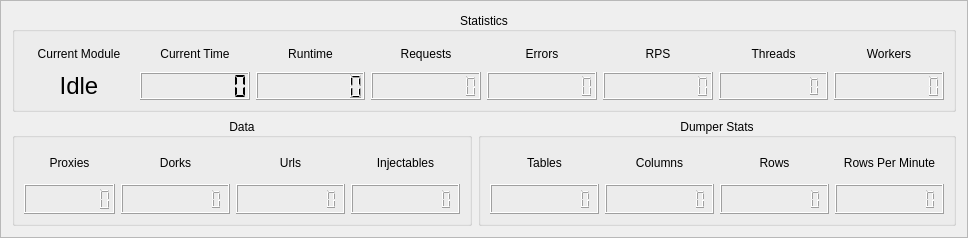
       <widget class="QFrame" name="frame_2">
        <property name="frameShape">
         <enum>QFrame::StyledPanel</enum>
        </property>
        <property name="frameShadow">
         <enum>QFrame::Raised</enum>
        </property>
        <layout class="QVBoxLayout" name="verticalLayout_13">
         <item>
          <widget class="QGroupBox" name="statisticsGroup">
           <property name="minimumSize">
            <size>
             <width>0</width>
             <height>100</height>
            </size>
           </property>
           <property name="title">
            <string>Statistics</string>
           </property>
           <property name="alignment">
            <set>Qt::AlignCenter</set>
           </property>
           <layout class="QGridLayout" name="gridLayout">
            <item row="0" column="0">
             <widget class="QLabel" name="label_9">
              <property name="text">
               <string>Current Module</string>
              </property>
              <property name="alignment">
               <set>Qt::AlignCenter</set>
              </property>
             </widget>
            </item>
            <item row="0" column="1">
             <widget class="QLabel" name="label_10">
              <property name="text">
               <string>Current Time</string>
              </property>
              <property name="alignment">
               <set>Qt::AlignCenter</set>
              </property>
             </widget>
            </item>
            <item row="0" column="2">
             <widget class="QLabel" name="label_8">
              <property name="text">
               <string>Runtime</string>
              </property>
              <property name="alignment">
               <set>Qt::AlignCenter</set>
              </property>
             </widget>
            </item>
            <item row="0" column="3">
             <widget class="QLabel" name="label_2">
              <property name="text">
               <string>Requests</string>
              </property>
              <property name="alignment">
               <set>Qt::AlignCenter</set>
              </property>
             </widget>
            </item>
            <item row="0" column="4">
             <widget class="QLabel" name="label_4">
              <property name="text">
               <string>Errors</string>
              </property>
              <property name="alignment">
               <set>Qt::AlignCenter</set>
              </property>
             </widget>
            </item>
            <item row="0" column="5">
             <widget class="QLabel" name="label_3">
              <property name="text">
               <string>RPS</string>
              </property>
              <property name="alignment">
               <set>Qt::AlignCenter</set>
              </property>
             </widget>
            </item>
            <item row="0" column="6">
             <widget class="QLabel" name="label_16">
              <property name="text">
               <string>Threads</string>
              </property>
              <property name="alignment">
               <set>Qt::AlignCenter</set>
              </property>
             </widget>
            </item>
            <item row="0" column="7">
             <widget class="QLabel" name="label_23">
              <property name="text">
               <string>Workers</string>
              </property>
              <property name="alignment">
               <set>Qt::AlignCenter</set>
              </property>
             </widget>
            </item>
            <item row="1" column="0">
             <widget class="QLabel" name="statsModule">
              <property name="font">
               <font>
                <pointsize>18</pointsize>
               </font>
              </property>
              <property name="text">
               <string>Idle</string>
              </property>
              <property name="alignment">
               <set>Qt::AlignCenter</set>
              </property>
             </widget>
            </item>
            <item row="1" column="1">
             <widget class="QLCDNumber" name="statsCurrentTimeLcd">
              <property name="digitCount">
               <number>8</number>
              </property>
              <property name="mode">
               <enum>QLCDNumber::Dec</enum>
              </property>
              <property name="segmentStyle">
               <enum>QLCDNumber::Flat</enum>
              </property>
              <property name="intValue" stdset="0">
               <number>0</number>
              </property>
             </widget>
            </item>
            <item row="1" column="2">
             <widget class="QLCDNumber" name="statsRuntimeLcd">
              <property name="digitCount">
               <number>8</number>
              </property>
              <property name="segmentStyle">
               <enum>QLCDNumber::Filled</enum>
              </property>
              <property name="intValue" stdset="0">
               <number>0</number>
              </property>
             </widget>
            </item>
            <item row="1" column="3">
             <widget class="QLCDNumber" name="statsRequestsLcd">
              <property name="digitCount">
               <number>10</number>
              </property>
              <property name="intValue" stdset="0">
               <number>0</number>
              </property>
             </widget>
            </item>
            <item row="1" column="4">
             <widget class="QLCDNumber" name="statsErrorLcd">
              <property name="digitCount">
               <number>10</number>
              </property>
              <property name="intValue" stdset="0">
               <number>0</number>
              </property>
             </widget>
            </item>
            <item row="1" column="5">
             <widget class="QLCDNumber" name="statsRPSLcd">
              <property name="digitCount">
               <number>10</number>
              </property>
              <property name="intValue" stdset="0">
               <number>0</number>
              </property>
             </widget>
            </item>
            <item row="1" column="6">
             <widget class="QLCDNumber" name="dataThreadsLcd">
              <property name="digitCount">
               <number>10</number>
              </property>
              <property name="intValue" stdset="0">
               <number>0</number>
              </property>
             </widget>
            </item>
            <item row="1" column="7">
             <widget class="QLCDNumber" name="dataWorkersLcd">
              <property name="digitCount">
               <number>10</number>
              </property>
              <property name="intValue" stdset="0">
               <number>0</number>
              </property>
             </widget>
            </item>
           </layout>
          </widget>
         </item>
         <item>
          <layout class="QHBoxLayout" name="horizontalLayout_13">
           <item>
            <widget class="QGroupBox" name="dataGroup">
             <property name="minimumSize">
              <size>
               <width>0</width>
               <height>108</height>
              </size>
             </property>
             <property name="title">
              <string>Data</string>
             </property>
             <property name="alignment">
              <set>Qt::AlignCenter</set>
             </property>
             <layout class="QGridLayout" name="gridLayout_4">
              <item row="0" column="2">
               <widget class="QLabel" name="label_6">
                <property name="text">
                 <string>Urls</string>
                </property>
                <property name="alignment">
                 <set>Qt::AlignCenter</set>
                </property>
               </widget>
              </item>
              <item row="1" column="0">
               <widget class="QLCDNumber" name="dataProxiesLcd">
                <property name="digitCount">
                 <number>8</number>
                </property>
                <property name="intValue" stdset="0">
                 <number>0</number>
                </property>
               </widget>
              </item>
              <item row="1" column="3">
               <widget class="QLCDNumber" name="dataInjectablesLcd">
                <property name="digitCount">
                 <number>10</number>
                </property>
                <property name="intValue" stdset="0">
                 <number>0</number>
                </property>
               </widget>
              </item>
              <item row="0" column="0">
               <widget class="QLabel" name="label_5">
                <property name="text">
                 <string>Proxies</string>
                </property>
                <property name="alignment">
                 <set>Qt::AlignCenter</set>
                </property>
               </widget>
              </item>
              <item row="1" column="1">
               <widget class="QLCDNumber" name="dataDorksLcd">
                <property name="digitCount">
                 <number>10</number>
                </property>
                <property name="intValue" stdset="0">
                 <number>0</number>
                </property>
               </widget>
              </item>
              <item row="1" column="2">
               <widget class="QLCDNumber" name="dataUrlsLcd">
                <property name="digitCount">
                 <number>10</number>
                </property>
                <property name="intValue" stdset="0">
                 <number>0</number>
                </property>
               </widget>
              </item>
              <item row="0" column="1">
               <widget class="QLabel" name="label_7">
                <property name="text">
                 <string>Dorks</string>
                </property>
                <property name="alignment">
                 <set>Qt::AlignCenter</set>
                </property>
               </widget>
              </item>
              <item row="0" column="3">
               <widget class="QLabel" name="label_12">
                <property name="text">
                 <string>Injectables</string>
                </property>
                <property name="alignment">
                 <set>Qt::AlignCenter</set>
                </property>
               </widget>
              </item>
             </layout>
            </widget>
           </item>
           <item>
            <widget class="QGroupBox" name="dumpStatsGroup">
             <property name="minimumSize">
              <size>
               <width>0</width>
               <height>108</height>
              </size>
             </property>
             <property name="title">
              <string>Dumper Stats</string>
             </property>
             <property name="alignment">
              <set>Qt::AlignCenter</set>
             </property>
             <layout class="QGridLayout" name="gridLayout_3">
              <item row="0" column="0">
               <widget class="QLabel" name="label_13">
                <property name="text">
                 <string>Tables</string>
                </property>
                <property name="alignment">
                 <set>Qt::AlignCenter</set>
                </property>
               </widget>
              </item>
              <item row="0" column="1">
               <widget class="QLabel" name="label_15">
                <property name="text">
                 <string>Columns</string>
                </property>
                <property name="alignment">
                 <set>Qt::AlignCenter</set>
                </property>
               </widget>
              </item>
              <item row="0" column="2">
               <widget class="QLabel" name="label_14">
                <property name="text">
                 <string>Rows</string>
                </property>
                <property name="alignment">
                 <set>Qt::AlignCenter</set>
                </property>
               </widget>
              </item>
              <item row="0" column="3">
               <widget class="QLabel" name="label_30">
                <property name="text">
                 <string>Rows Per Minute</string>
                </property>
                <property name="alignment">
                 <set>Qt::AlignCenter</set>
                </property>
               </widget>
              </item>
              <item row="1" column="0">
               <widget class="QLCDNumber" name="dumpStatsTablesLcd">
                <property name="digitCount">
                 <number>10</number>
                </property>
                <property name="intValue" stdset="0">
                 <number>0</number>
                </property>
               </widget>
              </item>
              <item row="1" column="1">
               <widget class="QLCDNumber" name="dumpStatsColumnsLcd">
                <property name="digitCount">
                 <number>10</number>
                </property>
                <property name="intValue" stdset="0">
                 <number>0</number>
                </property>
               </widget>
              </item>
              <item row="1" column="2">
               <widget class="QLCDNumber" name="dumpStatsRowsLcd">
                <property name="digitCount">
                 <number>10</number>
                </property>
                <property name="intValue" stdset="0">
                 <number>0</number>
                </property>
               </widget>
              </item>
              <item row="1" column="3">
               <widget class="QLCDNumber" name="dumpStatsRpm">
                <property name="digitCount">
                 <number>10</number>
                </property>
                <property name="intValue" stdset="0">
                 <number>0</number>
                </property>
               </widget>
              </item>
             </layout>
            </widget>
           </item>
          </layout>
         </item>
        </layout>
       </widget>
